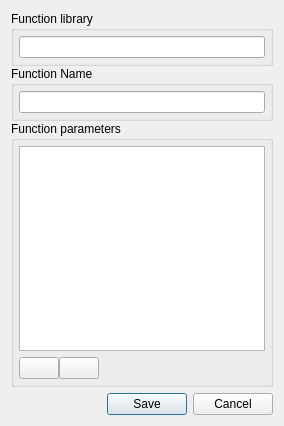
<?xml version="1.0" encoding="UTF-8"?>
<ui version="4.0">
 <class>NewFunctionDialog</class>
 <widget class="QDialog" name="NewFunctionDialog">
  <property name="geometry">
   <rect>
    <x>0</x>
    <y>0</y>
    <width>284</width>
    <height>426</height>
   </rect>
  </property>
  <property name="windowTitle">
   <string>Dialog</string>
  </property>
  <layout class="QVBoxLayout" name="verticalLayout">
   <item>
    <widget class="QWidget" name="newFunctionFrom_widget" native="true">
     <layout class="QVBoxLayout" name="verticalLayout_2">
      <property name="spacing">
       <number>0</number>
      </property>
      <property name="leftMargin">
       <number>0</number>
      </property>
      <property name="topMargin">
       <number>0</number>
      </property>
      <property name="rightMargin">
       <number>0</number>
      </property>
      <property name="bottomMargin">
       <number>0</number>
      </property>
      <item>
       <widget class="QGroupBox" name="newFunctionLibrary_box">
        <property name="title">
         <string>Function library</string>
        </property>
        <layout class="QHBoxLayout" name="horizontalLayout">
         <property name="leftMargin">
          <number>5</number>
         </property>
         <property name="topMargin">
          <number>5</number>
         </property>
         <property name="rightMargin">
          <number>5</number>
         </property>
         <property name="bottomMargin">
          <number>5</number>
         </property>
         <item>
          <widget class="QLineEdit" name="functionLibrary_edit"/>
         </item>
        </layout>
       </widget>
      </item>
      <item>
       <widget class="QGroupBox" name="newFunctionName_box">
        <property name="title">
         <string>Function Name</string>
        </property>
        <layout class="QHBoxLayout" name="horizontalLayout_2">
         <property name="leftMargin">
          <number>5</number>
         </property>
         <property name="topMargin">
          <number>5</number>
         </property>
         <property name="rightMargin">
          <number>5</number>
         </property>
         <property name="bottomMargin">
          <number>5</number>
         </property>
         <item>
          <widget class="QLineEdit" name="functionName_edit"/>
         </item>
        </layout>
       </widget>
      </item>
      <item>
       <widget class="QGroupBox" name="newFunctionParameter_box">
        <property name="title">
         <string>Function parameters</string>
        </property>
        <layout class="QVBoxLayout" name="verticalLayout_3">
         <property name="leftMargin">
          <number>5</number>
         </property>
         <property name="topMargin">
          <number>5</number>
         </property>
         <property name="rightMargin">
          <number>5</number>
         </property>
         <property name="bottomMargin">
          <number>5</number>
         </property>
         <item>
          <widget class="QListWidget" name="functionParameterlist_widget">
           <property name="selectionMode">
            <enum>QAbstractItemView::ExtendedSelection</enum>
           </property>
          </widget>
         </item>
         <item alignment="Qt::AlignLeft">
          <widget class="QWidget" name="paramTools_widget" native="true">
           <layout class="QHBoxLayout" name="horizontalLayout_3">
            <property name="spacing">
             <number>0</number>
            </property>
            <property name="leftMargin">
             <number>0</number>
            </property>
            <property name="topMargin">
             <number>0</number>
            </property>
            <property name="rightMargin">
             <number>0</number>
            </property>
            <property name="bottomMargin">
             <number>0</number>
            </property>
            <item>
             <widget class="QPushButton" name="addParam_btn">
              <property name="sizePolicy">
               <sizepolicy hsizetype="Fixed" vsizetype="Fixed">
                <horstretch>0</horstretch>
                <verstretch>0</verstretch>
               </sizepolicy>
              </property>
              <property name="text">
               <string/>
              </property>
              <property name="icon">
               <iconset resource="../media/bootstrap.qrc">
                <normaloff>:/icons/bootstrap-icons-1.8.3/plus-square.svg</normaloff>:/icons/bootstrap-icons-1.8.3/plus-square.svg</iconset>
              </property>
              <property name="autoDefault">
               <bool>false</bool>
              </property>
             </widget>
            </item>
            <item>
             <widget class="QPushButton" name="removeParam_btn">
              <property name="sizePolicy">
               <sizepolicy hsizetype="Fixed" vsizetype="Fixed">
                <horstretch>0</horstretch>
                <verstretch>0</verstretch>
               </sizepolicy>
              </property>
              <property name="text">
               <string/>
              </property>
              <property name="icon">
               <iconset resource="../media/bootstrap.qrc">
                <normaloff>:/icons/bootstrap-icons-1.8.3/dash-square.svg</normaloff>:/icons/bootstrap-icons-1.8.3/dash-square.svg</iconset>
              </property>
              <property name="iconSize">
               <size>
                <width>21</width>
                <height>21</height>
               </size>
              </property>
              <property name="autoDefault">
               <bool>false</bool>
              </property>
             </widget>
            </item>
           </layout>
          </widget>
         </item>
        </layout>
       </widget>
      </item>
     </layout>
    </widget>
   </item>
   <item>
    <widget class="QDialogButtonBox" name="dialogButton_box">
     <property name="orientation">
      <enum>Qt::Horizontal</enum>
     </property>
     <property name="standardButtons">
      <set>QDialogButtonBox::Cancel|QDialogButtonBox::Save</set>
     </property>
    </widget>
   </item>
  </layout>
 </widget>
 <resources>
  <include location="../media/bootstrap.qrc"/>
 </resources>
 <connections>
  <connection>
   <sender>dialogButton_box</sender>
   <signal>accepted()</signal>
   <receiver>NewFunctionDialog</receiver>
   <slot>accept()</slot>
   <hints>
    <hint type="sourcelabel">
     <x>248</x>
     <y>254</y>
    </hint>
    <hint type="destinationlabel">
     <x>157</x>
     <y>274</y>
    </hint>
   </hints>
  </connection>
  <connection>
   <sender>dialogButton_box</sender>
   <signal>rejected()</signal>
   <receiver>NewFunctionDialog</receiver>
   <slot>reject()</slot>
   <hints>
    <hint type="sourcelabel">
     <x>316</x>
     <y>260</y>
    </hint>
    <hint type="destinationlabel">
     <x>286</x>
     <y>274</y>
    </hint>
   </hints>
  </connection>
 </connections>
</ui>
